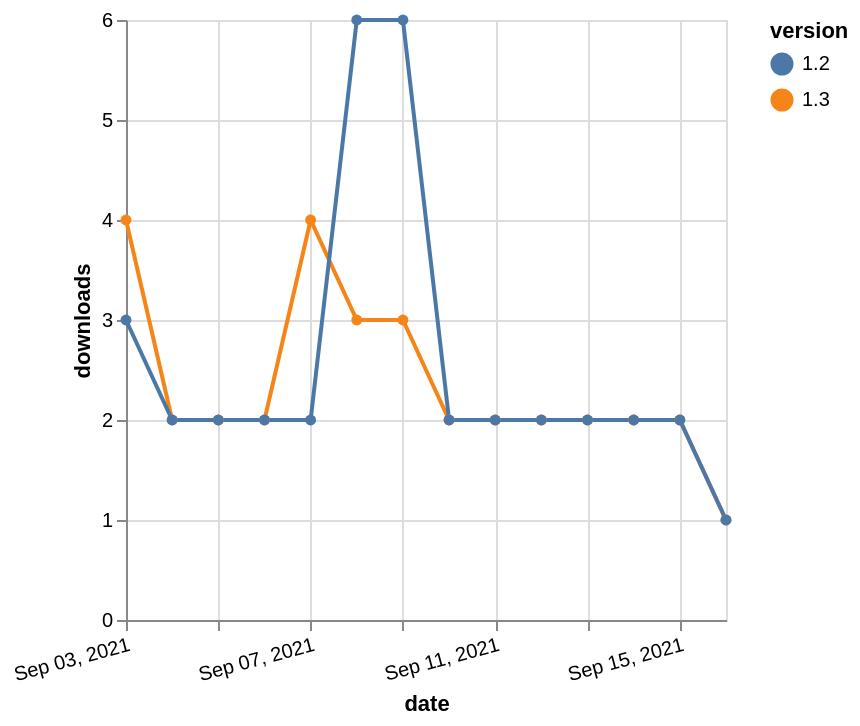

Write the Vega-Lite specification saved for this chart.
### Vega-Lite specification from a JSON file in a GitHub repository (floating-point values rounded to 4 significant figures)
{"$schema": "https://vega.github.io/schema/vega-lite/v5.json", "description": "A simple bar chart with embedded data.", "data": {"values": [{"date": "2021-09-03", "total": 46, "delta": 4, "version": "1.3"}, {"date": "2021-09-04", "total": 48, "delta": 2, "version": "1.3"}, {"date": "2021-09-05", "total": 50, "delta": 2, "version": "1.3"}, {"date": "2021-09-06", "total": 52, "delta": 2, "version": "1.3"}, {"date": "2021-09-07", "total": 56, "delta": 4, "version": "1.3"}, {"date": "2021-09-08", "total": 59, "delta": 3, "version": "1.3"}, {"date": "2021-09-09", "total": 62, "delta": 3, "version": "1.3"}, {"date": "2021-09-10", "total": 64, "delta": 2, "version": "1.3"}, {"date": "2021-09-11", "total": 66, "delta": 2, "version": "1.3"}, {"date": "2021-09-12", "total": 68, "delta": 2, "version": "1.3"}, {"date": "2021-09-13", "total": 70, "delta": 2, "version": "1.3"}, {"date": "2021-09-14", "total": 72, "delta": 2, "version": "1.3"}, {"date": "2021-09-15", "total": 74, "delta": 2, "version": "1.3"}, {"date": "2021-09-16", "total": 75, "delta": 1, "version": "1.3"}, {"date": "2021-09-03", "total": 1295, "delta": 3, "version": "1.2"}, {"date": "2021-09-04", "total": 1297, "delta": 2, "version": "1.2"}, {"date": "2021-09-05", "total": 1299, "delta": 2, "version": "1.2"}, {"date": "2021-09-06", "total": 1301, "delta": 2, "version": "1.2"}, {"date": "2021-09-07", "total": 1303, "delta": 2, "version": "1.2"}, {"date": "2021-09-08", "total": 1309, "delta": 6, "version": "1.2"}, {"date": "2021-09-09", "total": 1315, "delta": 6, "version": "1.2"}, {"date": "2021-09-10", "total": 1317, "delta": 2, "version": "1.2"}, {"date": "2021-09-11", "total": 1319, "delta": 2, "version": "1.2"}, {"date": "2021-09-12", "total": 1321, "delta": 2, "version": "1.2"}, {"date": "2021-09-13", "total": 1323, "delta": 2, "version": "1.2"}, {"date": "2021-09-14", "total": 1325, "delta": 2, "version": "1.2"}, {"date": "2021-09-15", "total": 1327, "delta": 2, "version": "1.2"}, {"date": "2021-09-16", "total": 1328, "delta": 1, "version": "1.2"}]}, "width": "container", "mark": {"type": "line", "point": {"filled": true}}, "encoding": {"x": {"field": "date", "type": "temporal", "timeUnit": "yearmonthdate", "title": "date", "axis": {"labelAngle": -15}}, "y": {"field": "delta", "type": "quantitative", "title": "downloads"}, "color": {"field": "version", "type": "nominal"}, "tooltip": {"field": "delta"}}}
